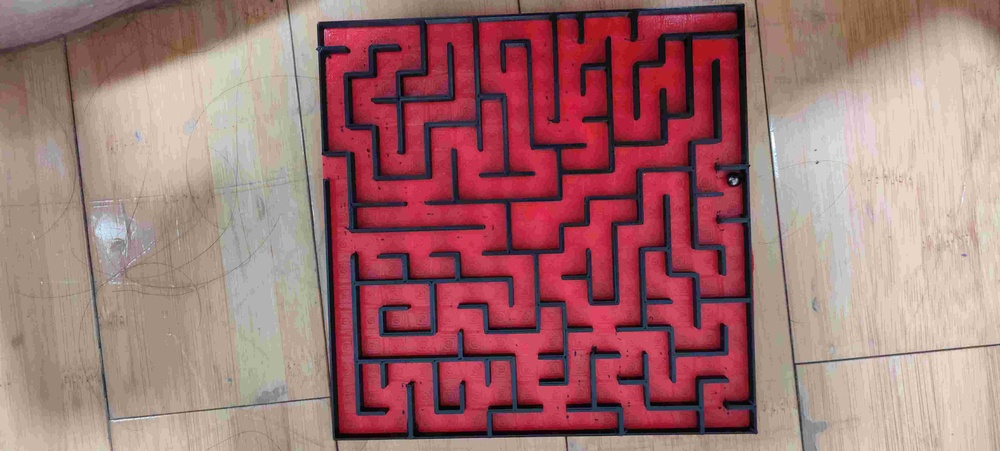
#> input picture pythonWorkspace/img/maze_pic_1.jpg, 1000 x 451 px, shrunk from 4608 x 2080 before the run
$ python test.py
#> lines starting #> are read from the running program, lines starting #| are printed output that depends on the picture
import cv2
import numpy as np
from matplotlib import pyplot as plt
from pathlib import Path

IMAGEPATH = Path.joinpath(Path(__file__).parent.resolve(
).parent.resolve(), 'img', 'maze_pic_1.jpg').__str__()

img = cv2.imread(IMAGEPATH, cv2.IMREAD_COLOR)  # Reading Image as BGR
#> img is the input picture: shape (451, 1000, 3); mean B, G, R 114.6, 114.4, 161.6
b, g, r = cv2.split(img)  # Saved image is in RBG decomposing RGB
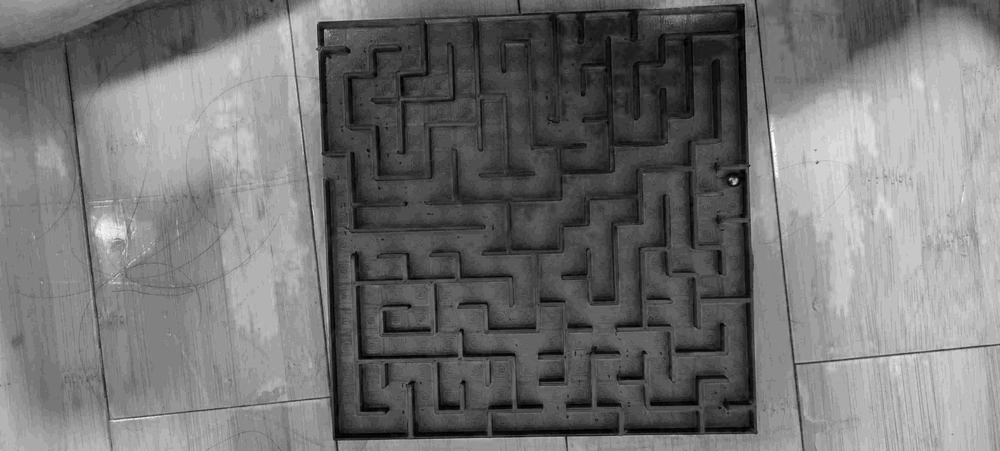
#> b: shape (451, 1000); min 0, max 255, mean 114.6
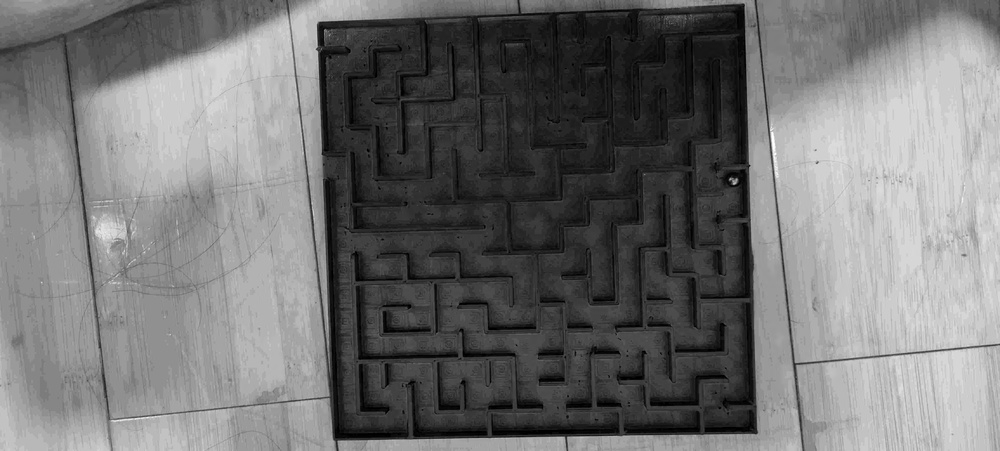
#> g: shape (451, 1000); min 0, max 255, mean 114.4
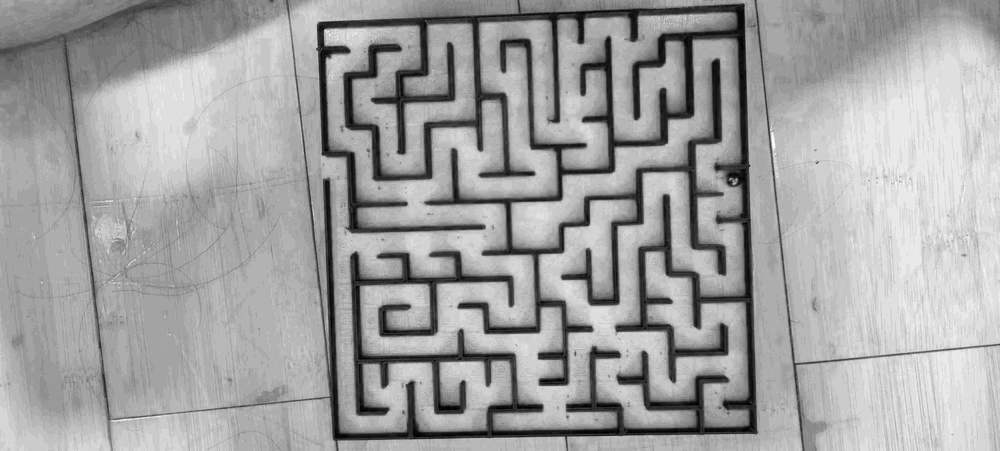
#> r: shape (451, 1000); min 0, max 255, mean 161.6
# Merging RGB as BGR and eliminating G and B components
img_rgb = cv2.merge((r, g, b))
img_1 = cv2.addWeighted(img_rgb, 10, img, 0, 0)  # Increasing contrast
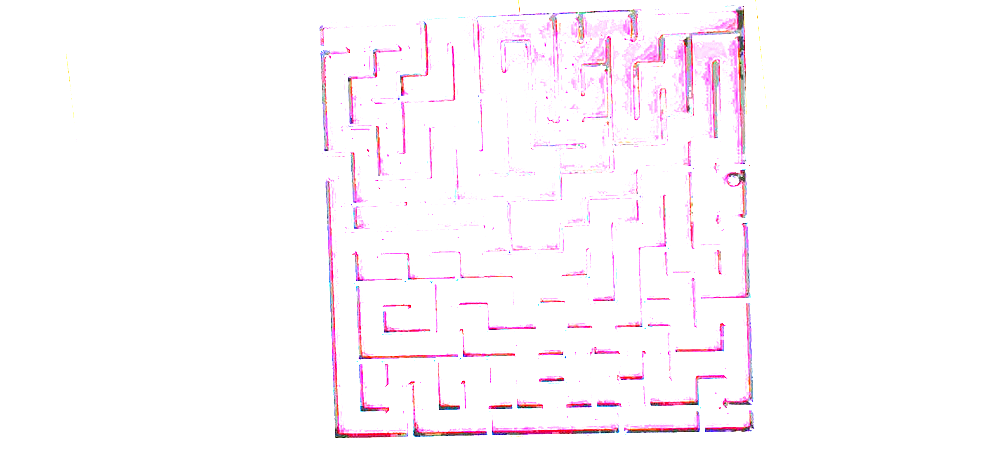
#> img_1: shape (451, 1000, 3); mean R, G, B 253.5, 248.4, 252.1
gray = cv2.cvtColor(img_1, cv2.COLOR_BGR2GRAY)  # Converting to grayscale
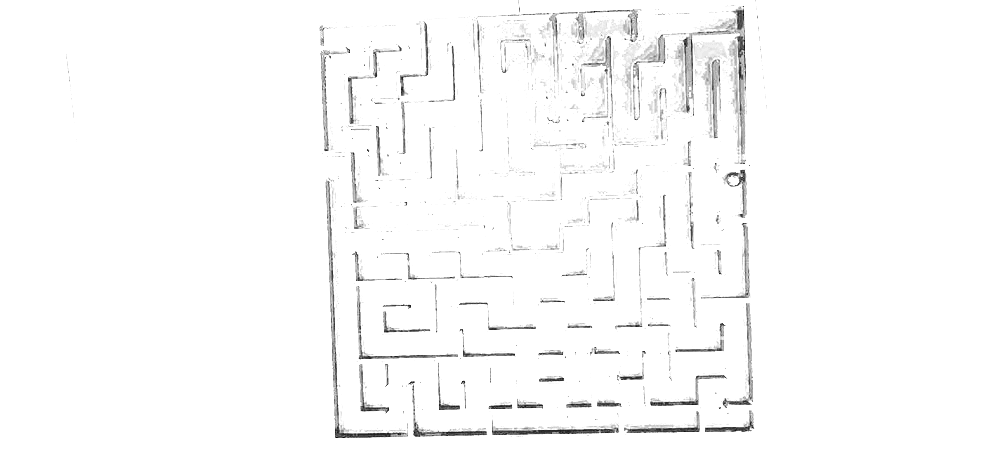
#> gray: shape (451, 1000); min 1, max 255, mean 250.1
gray = cv2.blur(gray, (9, 9))  # Adding Gaussian blur
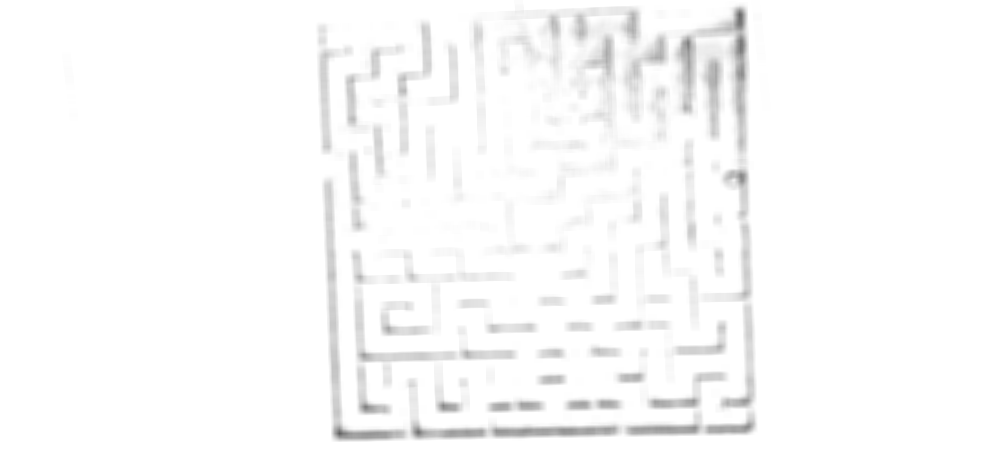
#> gray: shape (451, 1000); min 93, max 255, mean 250.1

detected_circles = cv2.HoughCircles(gray,
                                    cv2.HOUGH_GRADIENT, 1.8, 150, param1=20,
                                    param2=80, minRadius=15, maxRadius=40)
#> detected_circles = [[715.5, 69.3, 29.04]]

# Draw circles that are detected.
if detected_circles is not None:

    # Convert the circle parameters a, b and r to integers.
    detected_circles = np.uint16(np.around(detected_circles))
#> detected_circles = [[716, 69, 29]]

    for pt in detected_circles[0, :]:
        a, b, r = pt[0], pt[1], pt[2]

        # Draw the circumference of the circle.
        cv2.circle(img_rgb, (a, b), r, (0, 255, 0), 2)

        # Draw a small circle (of radius 1) to show the center.
        cv2.circle(img_rgb, (a, b), 1, (255, 0, 0), 3)
#> this loop made 1 pass
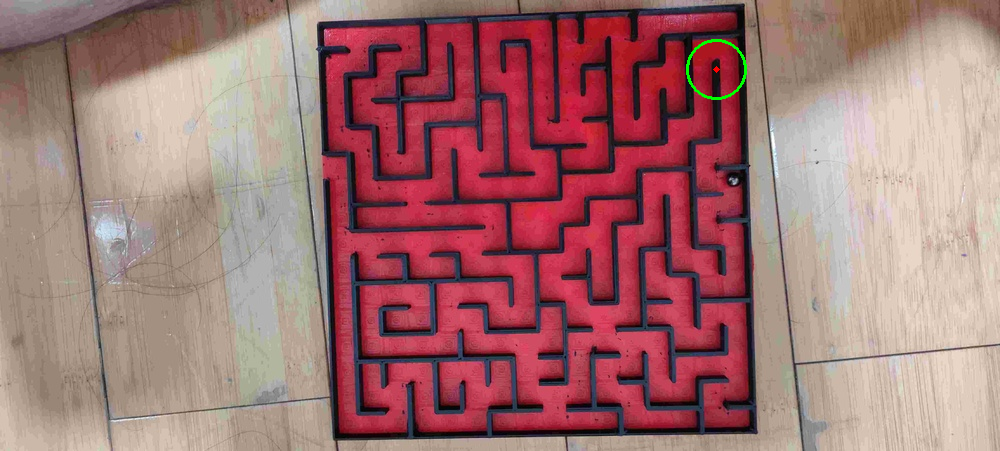
#> img_rgb: shape (451, 1000, 3); mean R, G, B 161.5, 114.7, 114.6
plt.imshow(img_rgb)
plt.show()

$ run again, with pythonWorkspace/img/capture.jpg copied over pythonWorkspace/img/maze_pic_1.jpg
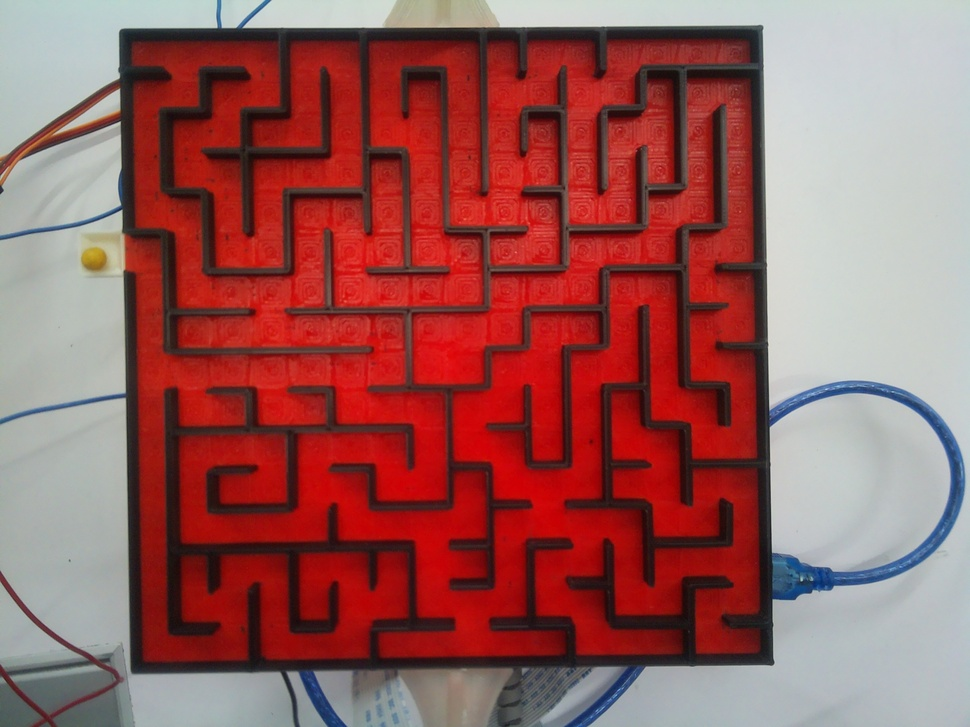
#> input picture pythonWorkspace/img/capture.jpg, 970 x 727 px, shrunk from 2592 x 1944 before the run
#> img is the input picture: shape (727, 970, 3); mean B, G, R 89.5, 90.8, 151.9
#> `gray = cv2.blur(gray, (9, 9))`:
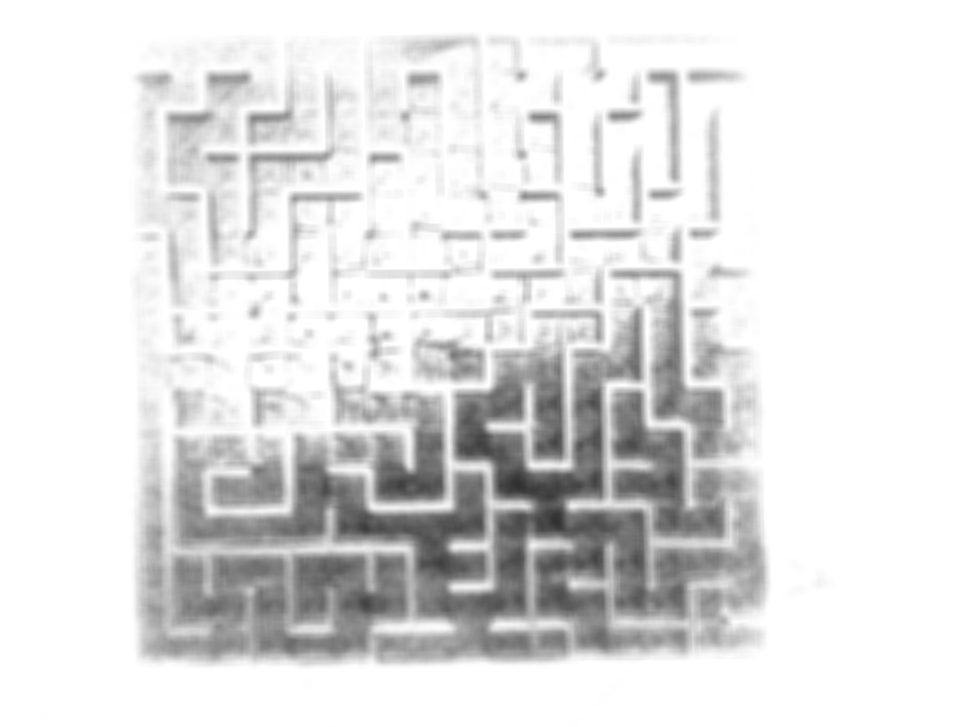
#> gray: shape (727, 970); min 47, max 255, mean 225.6
#> `detected_circles = cv2.HoughCircles(gray, cv2.HOUGH_GRADIENT, 1.8, 150..`: detected_circles = [[701.1, 362.7, 38.94]]
#> `detected_circles = np.uint16(np.around(detected_circles))`: detected_circles = [[701, 363, 39]]
#> the loop `for pt in detected_circles[0, :]:` made 1 pass
#> after the loop `for pt in detected_circles[0, :]:`:
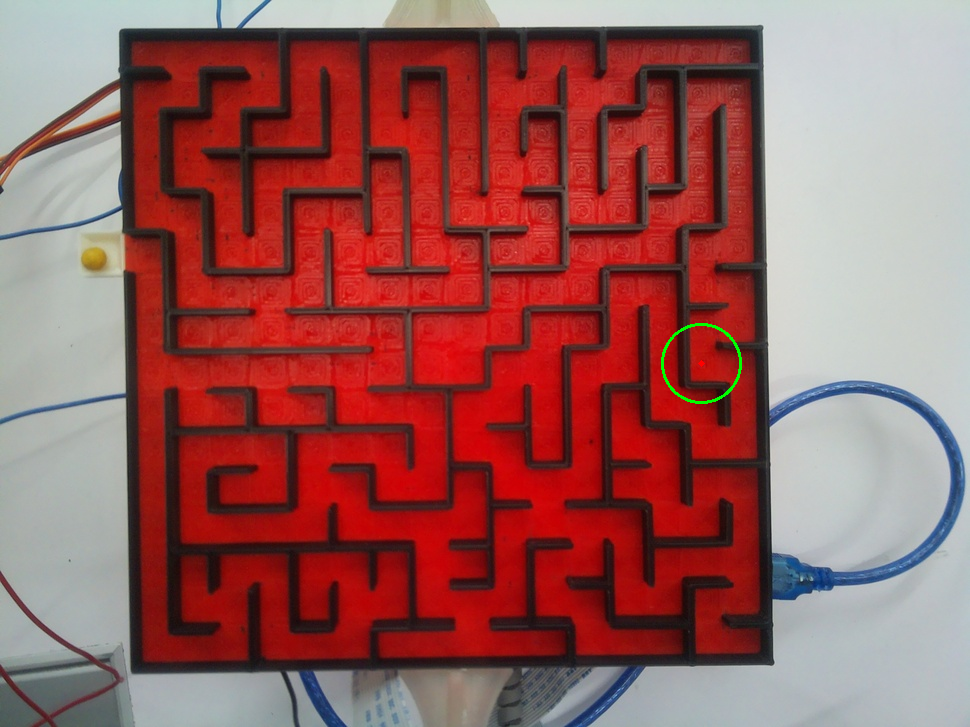
#> img_rgb: shape (727, 970, 3); mean R, G, B 151.8, 91.1, 89.5
